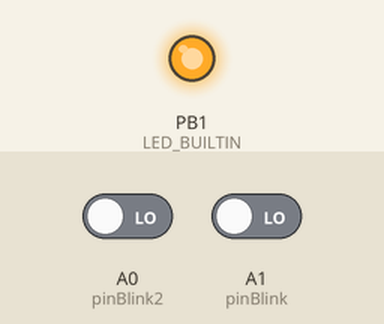
A sketch run on a simulated ATtiny85, built with avr-gcc and run on an emulated ATtiny85. On the bench: output pins drawn as LEDs (lit = HIGH). The inputs (shaded band) are chosen by the test bench; at power-on: A0 (pinBlink2) LOW, A1 (pinBlink) LOW.

Above: at 0.1 s.
At 1.1 s:
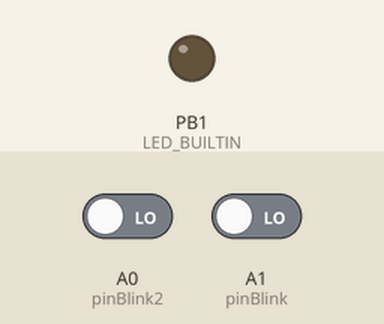
Timing chart, 0 to 2.6 s (numbered marks = the images above):
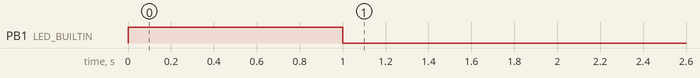

The sketch:

PinChangeInterrupt_Led.ino
```cpp
// (licence header left out)
#include "PinChangeInterrupt.h"

// Choose a valid PinChangeInterrupt pin of your Arduino board
#define pinBlink A1
#define pinBlink2 A0

void setup() {
  // set pin to input with a pullup, led to output
  pinMode(pinBlink, INPUT_PULLUP);
  pinMode(LED_BUILTIN, OUTPUT);

  // Manually blink once to test if LED is functional
  blinkLed();
  delay(1000);
  blinkLed();

  // Attach the new PinChangeInterrupt and enable event function below
  attachPCINT(digitalPinToPCINT(pinBlink), blinkLed, CHANGE);
  attachPCINT(digitalPinToPCINT(pinBlink2), blinkLed, CHANGE);
}

void blinkLed(void) {
  // Switch Led state
  digitalWrite(LED_BUILTIN, !digitalRead(LED_BUILTIN));
}

void loop() {
  // Nothing to do here
}
```
